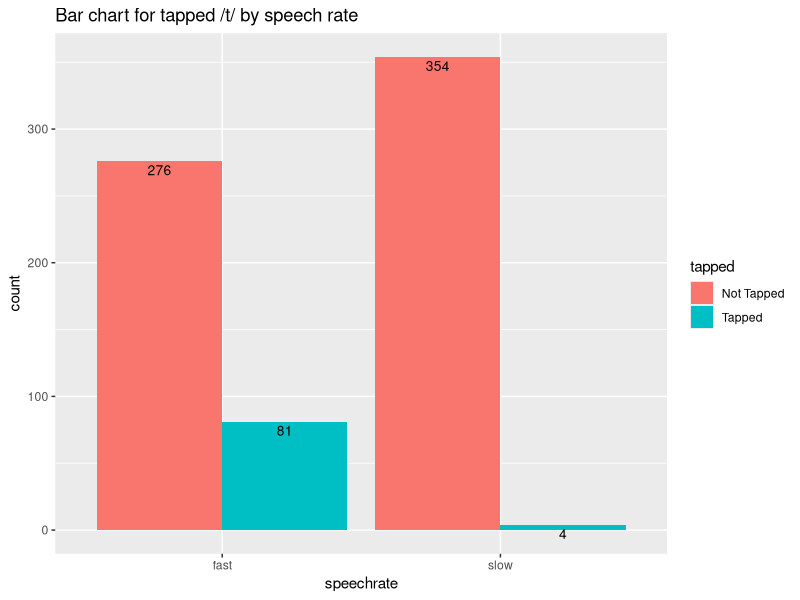
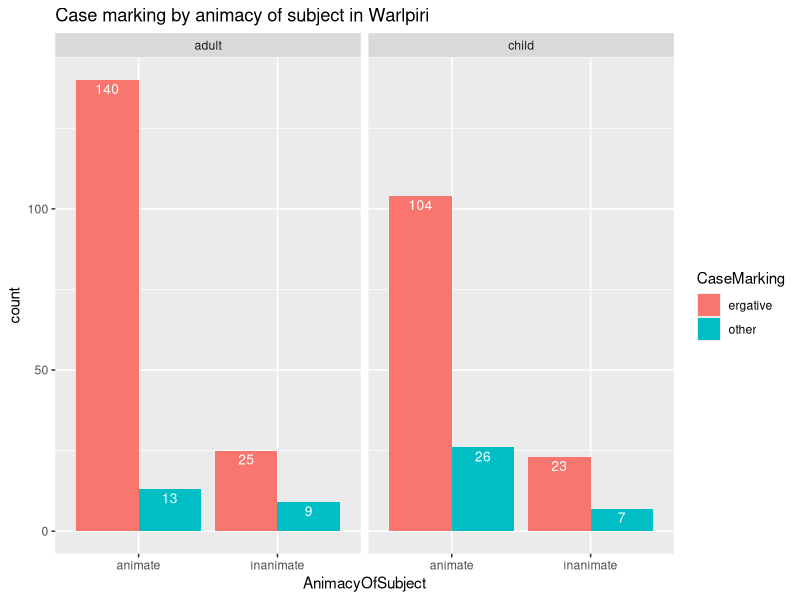
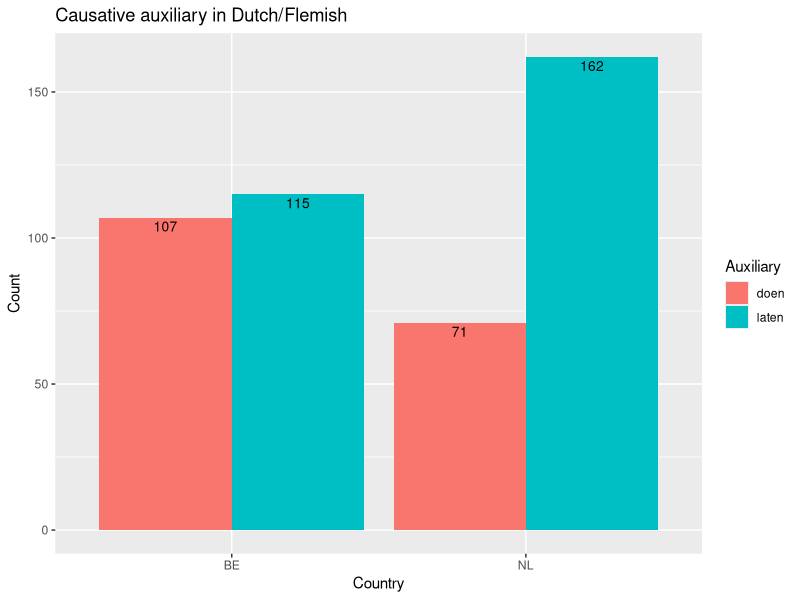
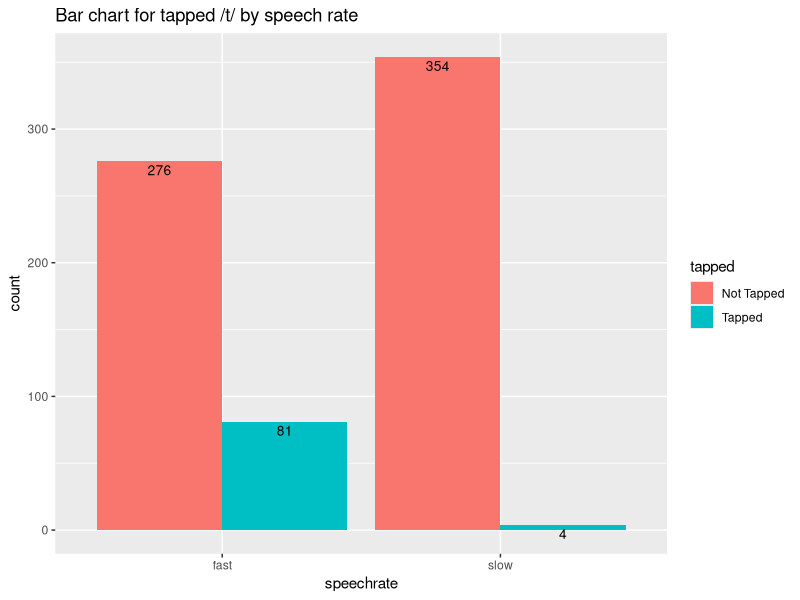
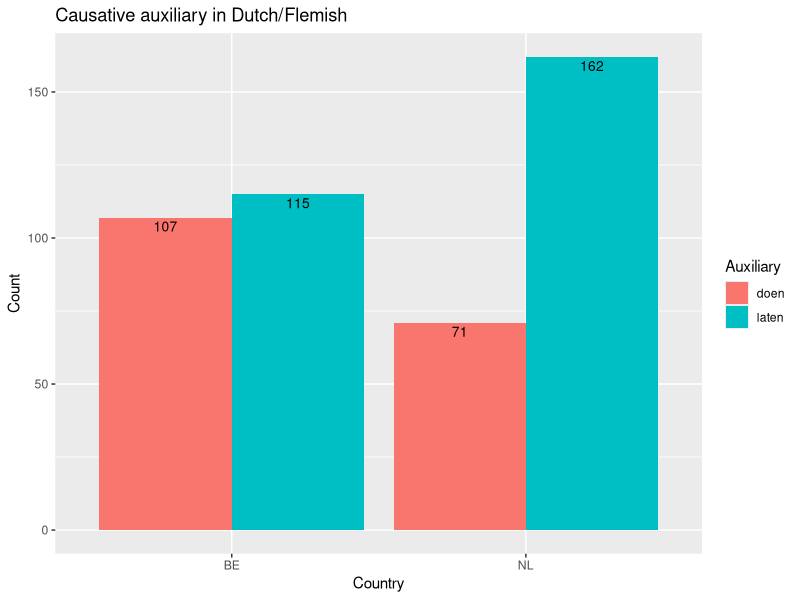

Write the R code that produced these figures, in order.
#========================================================================.
# LING10 Stats for Ling, 2026W                                       ====
# Rolando Coto. rolando.a.coto.solano@dartmouth.edu
# Week 9 Code and Exercises (Logistic Regression)
#========================================================================.


#== Load me =============================================================
library(ggplot2)
library(survival)
library(emmeans)


#== Example A1: English Tapping ====================================
# Source: Kilbourn-Ceron, O., Wagner, M., and Clayards, M. (2017).
# The effect of production planning locality on external sandhi:
# A study in /t/. In Proceedings of the 52nd Annual Meeting of the
# Chicago Linguistic Society, pages 313–326.
# http://people.linguistics.mcgill.ca/~morgan/qmld-book/datasets-appendix.html#north-american-english-tapping
#
# In North American English, the sounds [t] and [d] can sometimes be
# optionally pronounced as a tap if followed by a vowel:
#    For those of you who'd like to ea[t] early, lunch will be served.
#    For those of you who'd like to ea[r] early, lunch will be served.
#
# The dataset in englishTap.csv is from Kilbourn-Ceron et al. (2017), who
# performed an experiment to test whether speech rate affected tapping.
# 23 students from McGill University Participants were asked to produce
# sentences like these:
#    If you plit Alice, John will be mad.
#
# The sentences non-words like plit ending in [t] or [d], followed by a vowel
# initial word (such as "Alice"). The speakers were asked to speak at two
# different rates: normal versus fast. This is in the variable speechrate.
#
# Are the speaking rates different in how much people tap?
#========================================================================.


# Load file
tap <- read.csv(file="englishTap.csv", header=TRUE, sep=",")
tap$tapped = as.factor(tap$tapped)
tap$speechrate = as.factor(tap$speechrate)


# Chart
ggplot(tap, aes(x=speechrate,fill=tapped))+
  geom_bar(position='dodge')+
  ggtitle("Bar chart for tapped /t/ by speech rate")+
  geom_text(stat='count', aes(label=..count..), vjust=1.4, color="black",
            position = position_dodge(0.9), size=3.5)


# Levels
#------------------------------------------.
#              |  Reference  Non-reference
#------------------------------------------.
# Tapped       |  NotTapped  YesTapped
# Speech Rate  |  Fast       Slow
#------------------------------------------.
levels(tap$tapped)
levels(tap$speechrate)


# Logit model
mTap = glm(tapped ~ speechrate, data=tap, family=binomial)
summary(mTap)
concordance(mTap)


# Predictions for the probability of
# tapping according to speech rate

newdata = rbind( c("fast"),
                 c("slow") )
newdata = as.data.frame(newdata)
colnames(newdata) = c("speechrate")
newdata$speechrate = as.factor(newdata$speechrate)

probsTapped = predict(mTap, newdata, type="response", SE.fit="TRUE")
probsTapped
probsNonTapped = 1-probsTapped
probsNonTapped


#== Example A2: Warlpiri Ergative =====================================
#
# The dataset warlpiri.csv documents the use of ergative case marking
# in the narratives of native speakers of Lajamanu Warlpiri describing
# events in picture books. There are 8 children and 13 adults in the set
# (AgeGroup).
#
# The variable CaseMarking contains data on how often the speaker
# produced the ergative case versus other cases. Are the two
# generations different in how they use the ergative case? Is the
# use of the ergative marker related to the animacy of the subject?
#
# The data is real: O'Shannessy, C. (2006) Language contact and child
# bilingual acquisition: Learning a mixed language and Warlpiri in
# Northern Australia, PhD Thesis, University of Sydney, Australia.
# https://www.rdocumentation.org/packages/languageR/versions/1.5.0/topics/warlpiri
#
# This data set documents the use of ergative case marking in the narratives of native speakers of
# Lajamanu Warlpiri (8 children, 13 adults) describing events in picture books.
#========================================================================.


# Load files
w <- read.csv(file="warlpiri.csv", header=TRUE, sep=",")
w$CaseMarking = as.factor(w$CaseMarking)
w$AgeGroup = as.factor(w$AgeGroup)
w$AnimacyOfSubject = as.factor(w$AnimacyOfSubject)


# Reference levels
levels(w$CaseMarking)
levels(w$AgeGroup)
levels(w$AnimacyOfSubject)


# Barchart plot
ggplot(w, aes(x=AnimacyOfSubject,fill=CaseMarking))+
  facet_wrap(AgeGroup ~ .)+
  geom_bar(position='dodge')+
  ggtitle("Case marking by animacy of subject in Warlpiri")+
  geom_text(stat='count', aes(label=..count..), vjust=1.4, color="white",
            position = position_dodge(0.9), size=3.5)


# Generalized Linear model
mW = glm(CaseMarking ~ AgeGroup * AnimacyOfSubject, data=w, family=binomial)
summary(mW)
concordance(mW)



# How many items are there in each combination
t = table( w$AgeGroup, w$AnimacyOfSubject)
t
t = table(w$AnimacyOfSubject, w$AgeGroup, w$CaseMarking)
t


# =========================================================.
# Probabilities
#
# Adults-AnimateSubj OtherCase:  8.5%
# Adults-AnimateSubj Ergative:   91.5%
#
# Adult-InanimateSubj OtherCase: 26.5%
# Adult-InanimateSubj Ergative:  73.5%
#
# Child-AnimateSubj OtherCase:   20%
# Child-AnimateSubj Ergative:    80%
#
# Child-InanimateSubj OtherCase: 23%
# Child-InanimateSubj Ergative:  77%
# =========================================================.


newdata = rbind( c("adult","animate"),    # First combination
                 c("adult","inanimate"),  # Second combination
                 c("child","animate"),    # Third combination
                 c("child","inanimate") ) # Fourth combination
newdata = as.data.frame(newdata)
colnames(newdata) = c("AgeGroup", "AnimacyOfSubject")

probOtherCases = predict(mW, newdata, type="response")
probOtherCases
probErgative = 1-probOtherCases
probErgative


# Post-hoc analysis
pairsWarlpiri = emmeans(mW, ~ AgeGroup + AnimacyOfSubject)
pairs(pairsWarlpiri)


#== Exercise A3: Dutch Causatives ====================================
# Dutch has two different verbs to make causative constructions:
#
# Hij DEED me denken aan mijn vader.
# He  did  me think  at  my   father
# "He reminded me of my father."
#
# Ik LIET hem mijn  huis schilderen.
# I  let  him paint my   house.
# "I had him paint my house."
#
# Dit  DOET denken aan de  onzalige tijden van de  junta van de  partijvoorzitters.
# This does think  at  the wretched times  of  the junta of  the party-chairmen
# "This reminds of the wretched times of the junta of party chairmen"
#
# In the Flemish-speaking regions of Belgium these two verbs are both
# very frequent, but in the Netherlands laten has become the more
# frequent verb.
#
# Is there a significant difference in the use of these verbs between
# the two countries?
#
# The data is real: Levshina, Natasha (2011). Doe wat je niet laten
# kan: A usage-based analysis of Dutch causative constructions. Ph.D.
# Dissertation, Katholieke Universiteit Leuven.
# https://lirias.kuleuven.be/1821217?limo=0
# The data is in your textbook (Levshina pg. 254)
#========================================================================.


# Read the files
doenLaten = read.csv(file="doenLaten.csv", header=TRUE, sep=",")
doenLaten$Aux = as.factor(doenLaten$Aux)
doenLaten$Country = as.factor(doenLaten$Country)


# The reference level for the variable Aux is "doen"
# because it's the first one alphabetically
levels(doenLaten$Aux)


# The reference level for the variable Country is "Belgium"
# because it's the first one alphabetically
levels(doenLaten$Country)


# Table
t1 = table(doenLaten$Aux, doenLaten$Country)
prop.table(t1, 2)


# Chart
ggplot(doenLaten, aes(x=Country,fill=Aux))+
  geom_bar(position='dodge')+
  labs(title = "Causative auxiliary in Dutch/Flemish", fill="Auxiliary", y="Count")+
  geom_text(stat='count', aes(label=..count..), vjust=1.4, color="black",
            position = position_dodge(0.9), size=3.5)


# Logistic Model
mDL = glm(Aux ~ Country, data=doenLaten, family=binomial)
summary(mDL)
concordance(mDL)


# Getting the predictions, the easy way

newdata = rbind( c("BE"),
                 c("NL") )
newdata = as.data.frame(newdata)
colnames(newdata) = c("Country")

percLaten = predict(mDL, newdata, type="response")
percDoen = 1-percLaten
percLaten
percDoen



#== Example B1: English Tapping ====================================
# Source: Kilbourn-Ceron, O., Wagner, M., and Clayards, M. (2017).
# The effect of production planning locality on external sandhi:
# A study in /t/. In Proceedings of the 52nd Annual Meeting of the
# Chicago Linguistic Society, pages 313–326.
# http://people.linguistics.mcgill.ca/~morgan/qmld-book/datasets-appendix.html#north-american-english-tapping
#
# In North American English, the sounds [t] and [d] can sometimes be
# optionally pronounced as a tap if followed by a vowel:
#    For those of you who'd like to ea[t] early, lunch will be served.
#    For those of you who'd like to ea[r] early, lunch will be served.
#
# The dataset in englishTap.csv is from Kilbourn-Ceron et al. (2017), who
# performed an experiment to test whether speech rate affected tapping.
# 23 students from McGill University Participants were asked to produce
# sentences like these:
#    If you plit Alice, John will be mad.
#
# The sentences non-words like plit ending in [t] or [d], followed by a vowel
# initial word (such as "Alice"). The speakers were asked to speak at two
# different rates: normal versus fast. This is in the variable speechrate.
#
# Are the speaking rates different in how much people tap?
#========================================================================.


# Load file
tap <- read.csv(file="englishTap.csv", header=TRUE, sep=",")
tap$tapped = as.factor(tap$tapped)
tap$speechrate = as.factor(tap$speechrate)


# Chart
ggplot(tap, aes(x=speechrate,fill=tapped))+
  geom_bar(position='dodge')+
  ggtitle("Bar chart for tapped /t/ by speech rate")+
  geom_text(stat='count', aes(label=..count..), vjust=1.4, color="black",
            position = position_dodge(0.9), size=3.5)


# Levels
#------------------------------------------.
#              |  Reference  Non-reference
#------------------------------------------.
# Tapped       |  NotTapped  YesTapped
# Speech Rate  |  Fast       Slow
#------------------------------------------.
levels(tap$tapped)
levels(tap$speechrate)


# Logit model
mTap = glm(tapped ~ speechrate, data=tap, family=binomial)
summary(mTap)
concordance(mTap)


# Predictions for the probability of
# tapping according to speech rate

newdata = rbind( c("fast"),
                 c("slow") )
newdata = as.data.frame(newdata)
colnames(newdata) = c("speechrate")
newdata$speechrate = as.factor(newdata$speechrate)

probsTapped = predict(mTap, newdata, type="response", SE.fit="TRUE")
probsTapped
probsNonTapped = 1-probsTapped
probsNonTapped


# Coefficients from the GLM model
coeffIntercept  = as.numeric(mTap$coefficients[1]) 
coeffRateSlow   = as.numeric(mTap$coefficients[2]) 
coeffIntercept
coeffRateSlow


# Linear Predictor Speech Rate Fast
lpRateFast = coeffIntercept + 0*coeffRateSlow
lpRateFast
# Linear Predictor Speech Rate Slow
lpRateSlow = coeffIntercept + 1*coeffRateSlow
lpRateSlow


# Probability of {nonTapped,tapped} in SpeechRateFast
# Results of the linear predictor, run through
# the logit function.
pFastTapped    = exp(lpRateFast) / (1 + exp(lpRateFast))
pFastNonTapped = 1 - pFastTapped
pFastTapped
pFastNonTapped
# Probability of {nonTapped,tapped} in the SpeechRateSlow
pSlowTapped = exp(lpRateSlow) / (1 + exp(lpRateSlow))
pSlowNonTapped  = 1 - pSlowTapped
pSlowTapped
pSlowNonTapped


# Log-Ratio
logOddsFast = exp(coeffIntercept + 0*coeffRateSlow)
logOddsFast
logOddsSlow = exp(coeffIntercept + 1*coeffRateSlow)
logOddsSlow

logRatio = logOddsSlow/logOddsFast
logRatioFromBeta = exp(coeffRateSlow)

logRatio
logRatioFromBeta



#== Exercise B3: Dutch Causatives ====================================
# Dutch has two different verbs to make causative constructions:
#
# Hij DEED me denken aan mijn vader.
# He  did  me think  at  my   father
# "He reminded me of my father."
#
# Ik LIET hem mijn  huis schilderen.
# I  let  him paint my   house.
# "I had him paint my house."
#
# Dit  DOET denken aan de  onzalige tijden van de  junta van de  partijvoorzitters.
# This does think  at  the wretched times  of  the junta of  the party-chairmen
# "This reminds of the wretched times of the junta of party chairmen"
#
# In the Flemish-speaking regions of Belgium these two verbs are both
# very frequent, but in the Netherlands laten has become the more
# frequent verb.
#
# Is there a significant difference in the use of these verbs between
# the two countries?
#
# The data is real: Levshina, Natasha (2011). Doe wat je niet laten
# kan: A usage-based analysis of Dutch causative constructions. Ph.D.
# Dissertation, Katholieke Universiteit Leuven.
# https://lirias.kuleuven.be/1821217?limo=0
# The data is described in your textbook (Levshina pg. 254)
#========================================================================.


# Read the files
doenLaten = read.csv(file="doenLaten.csv", header=TRUE, sep=",")
doenLaten$Aux = as.factor(doenLaten$Aux)
doenLaten$Country = as.factor(doenLaten$Country)


# The reference level for the variable Aux is "doen"
# because it's the first one alphabetically
levels(doenLaten$Aux)


# The reference level for the variable Country is "Belgium"
# because it's the first one alphabetically
levels(doenLaten$Country)


# Chart
ggplot(doenLaten, aes(x=Country,fill=Aux))+
  geom_bar(position='dodge')+
  labs(title = "Causative auxiliary in Dutch/Flemish", fill="Auxiliary", y="Count")+
  geom_text(stat='count', aes(label=..count..), vjust=1.4, color="black",
            position = position_dodge(0.9), size=3.5)


# Logistic Model
mDL = glm(Aux ~ Country, data=doenLaten, family=binomial)
summary(mDL)
concordance(mDL)


# Getting the predictions, the easy way

newdata = rbind( c("BE"),
                 c("NL") )
newdata = as.data.frame(newdata)
colnames(newdata) = c("Country")

percLaten = predict(mDL, newdata, type="response")
percDoen = 1-percLaten
percLaten
percDoen


# Coefficients from the GLM model
coeffIntercept = as.numeric(mDL$coefficients[1]) 
coeffCountryNL = as.numeric(mDL$coefficients[2]) 
coeffIntercept
coeffCountryNL


# Linear Predictor Belgium
lpBE = coeffIntercept + 0*coeffCountryNL
lpBE
# Linear Predictor Netherlands
lpNL = coeffIntercept + 1*coeffCountryNL
lpNL


# The probability of LATEN in BELGIUM is
# 51.8%. The probability of DOEN in BELGIUM
# is 48.2%.
pBELaten = exp(lpBE) / (1 + exp(lpBE))
pBEDoen  = 1 - pBELaten
pBELaten
pBEDoen
# The probability of LATEN in the NETHERLANDS is
# 69.5%. The probability of DOEN in the NETHERLANDS
# is 30.5%.
pNLLaten = exp(lpNL) / (1 + exp(lpNL))
pNLDoen  = 1 - pNLLaten
pNLLaten
pNLDoen


# Log-Odds: Belgium
# The intercept is 0.0721
# If we want to talk about Belgium, the countryNL=0
# The exp(0.0721 + 0*0.7528) = exp(0.0721) = 1.0747
# This means that in BELGIUM, the odds that a sentence
# will use laten are 1.07 times larger than the odds
# that a sentence will use doen.
logOddsBE = exp(coeffIntercept + 0*coeffCountryNL)
logOddsBE
# The probability of getting pDoen in BELGIUM is
# 1.07 times larger than the probability of getting laten.
pBELaten / pBEDoen


# Log-Odds: Netherlands
# The intercept is 0.0721
# If we want to talk about the NETHERLANDS, the countryNL=1
# The exp(0.0721 + 1*0.7528) = exp(0.0721) = 2.28
# This means that in the NETHERLANDS, the odds that a sentence
# will use laten are 2.28 times larger than the odds
# that a sentence will use doen.
logOddsNL = exp(coeffIntercept + 1*coeffCountryNL)
logOddsNL
# The probability of getting pDoen in the Netherlands is
# 2.28 times larger than the probability of getting laten.
pNLLaten/ pNLDoen


# Log Ratios
# What do the coefficients mean? They are the difference 
# in odds for each level.
# When the country is Netherlands, LATEN is 2.28 times larger than DOES
# When the country is Belgium, LATEN is 1.074763 times larger than DOES
# 2.281653 / 1.1.074763 = 2.122936
#
# The coefficient for CountryNL is 0.7528
# exp(0.7528) = 2.122936
# The odds of laten/doen in Netherlands are 2.12 times larger
# than the odds of laten/doen in Belgium

logRatio = logOddsNL/logOddsBE
logRatioFromBeta = exp(coeffCountryNL)

logRatio
logRatioFromBeta


# Log-Ratios, from the chart

beDoen  = 115
beLaten = 107
nlDoen  = 71
nlLaten = 162

ratioBE = 107/115
ratioBE

ratioNL = 71/162
ratioNL

logRatioFromChartNums = ratioBE/ratioNL

logRatio
logRatioFromBeta
logRatioFromChartNums
